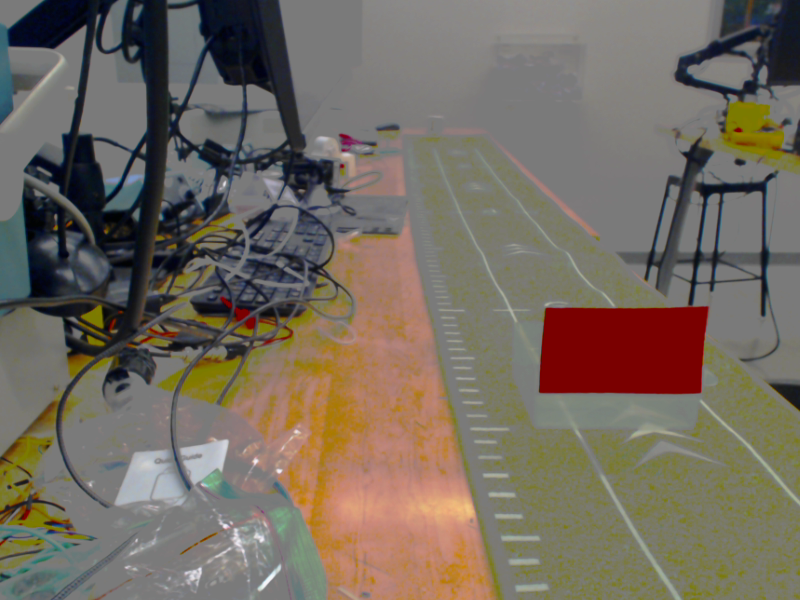
#> input picture python/2ft.png, 800 x 600 px
$ jupyter execute --allow-errors img_array.ipynb
#> lines starting #> are read from the running program, lines starting #| are printed output that depends on the picture; after the words box and inside, x2 and y2 are one past the last pixel; in counts of white or black regions, pixels touching at a corner belong together
[cell 1]
from PIL import Image
import numpy as np
import cv2
import matplotlib.pyplot as plt

def calculate_flag_area(image_path):
    img = cv2.imread(image_path)
    hsv_img = cv2.cvtColor(img, cv2.COLOR_BGR2HSV)
    lower_red = np.array([0, 120, 70])
    upper_red = np.array([10, 255, 255])
    combined_mask = cv2.inRange(hsv_img, lower_red, upper_red)

    contours, _ = cv2.findContours(combined_mask, cv2.RETR_EXTERNAL, cv2.CHAIN_APPROX_SIMPLE)
    if not contours:
        return 0

    largest_contour = max(contours, key=cv2.contourArea)
    largest_contour_mask = np.zeros_like(combined_mask)
    cv2.drawContours(largest_contour_mask, [largest_contour], -1, 255, thickness=cv2.FILLED)
    flag_area = cv2.contourArea(largest_contour)
    plt.figure()
    plt.imshow(largest_contour_mask)
    return np.sqrt(flag_area)

area_2ft = calculate_flag_area('2ft.png')
#> in calculate_flag_area, img is the input picture: shape (600, 800, 3); mean B, G, R 95.5, 106.7, 115.9
#> in calculate_flag_area, `combined_mask = cv2.inRange(hsv_img, lower_red, upper_red)`:
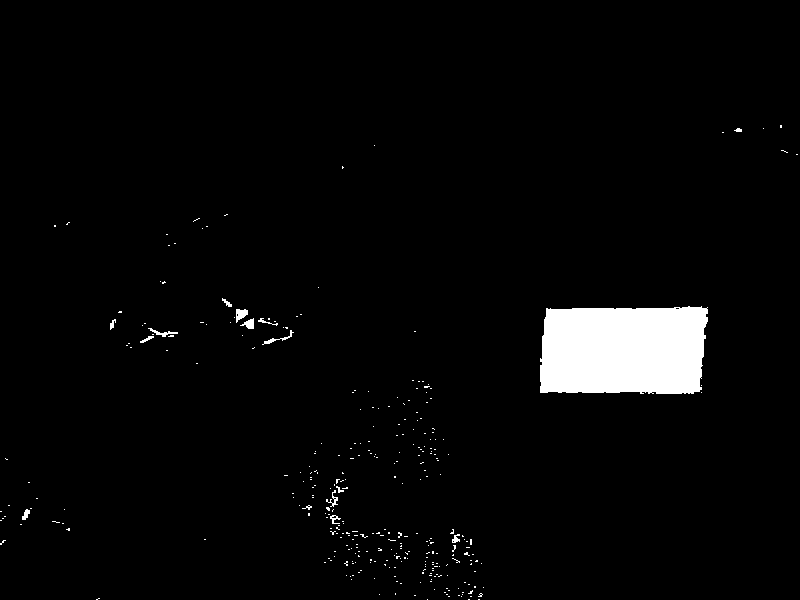
#> combined_mask: shape (600, 800); 3.2% white; 324 white regions (308 under 20 px)
#> in calculate_flag_area, `contours, _ = cv2.findContours(combined_mask, cv2.RETR_EXTERNAL, cv2.C..`: contours = 324 contours, 312 with area under 20; largest, box (x1, y1, x2, y2) and area: (540, 306, 708, 394) 13458, (236, 309, 248, 323) 87, (240, 318, 254, 329) 64, (148, 328, 178, 337) 49, (262, 330, 294, 345) 45
#> in calculate_flag_area, `largest_contour = max(contours, key=cv2.contourArea)`: largest_contour = contour of 147 points, box (x1, y1, x2, y2) (540, 306, 708, 394), area 13458
#> in calculate_flag_area, `flag_area = cv2.contourArea(largest_contour)`: flag_area = 13457.5
#> area_2ft = 116
area_3ft = calculate_flag_area('3ft.png')
#> call 2 of calculate_flag_area, with image_path = '3ft.png'
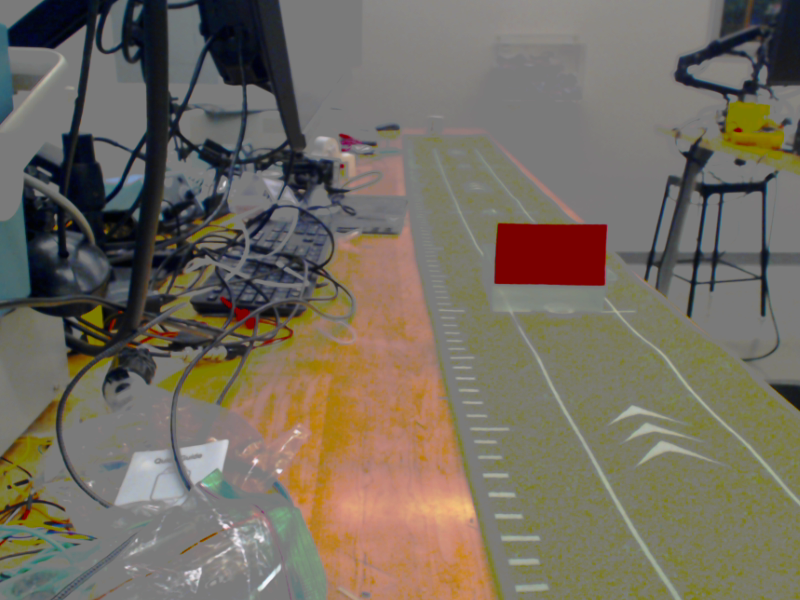
#> input picture python/3ft.png, 800 x 600 px
#> in calculate_flag_area, img is the input picture: shape (600, 800, 3); mean B, G, R 96, 108.4, 115.8
#> in calculate_flag_area (call 2), `contours, _ = cv2.findContours(combined_mask, cv2.RETR_EXTERNAL, cv2.C..`: contours = 307 contours, 296 with area under 20; largest, box (x1, y1, x2, y2) and area: (494, 223, 606, 286) 6324, (232, 308, 248, 322) 98, (244, 317, 254, 329) 64, (330, 488, 340, 507) 54, (150, 328, 178, 338) 44
#> in calculate_flag_area (call 2), `largest_contour = max(contours, key=cv2.contourArea)`: largest_contour = contour of 100 points, box (x1, y1, x2, y2) (494, 223, 606, 286), area 6324
#> in calculate_flag_area (call 2), `flag_area = cv2.contourArea(largest_contour)`: flag_area = 6324.5
#> area_3ft = 79.53
area_4ft = calculate_flag_area('4ft.png')
#> call 3 of calculate_flag_area, with image_path = '4ft.png'
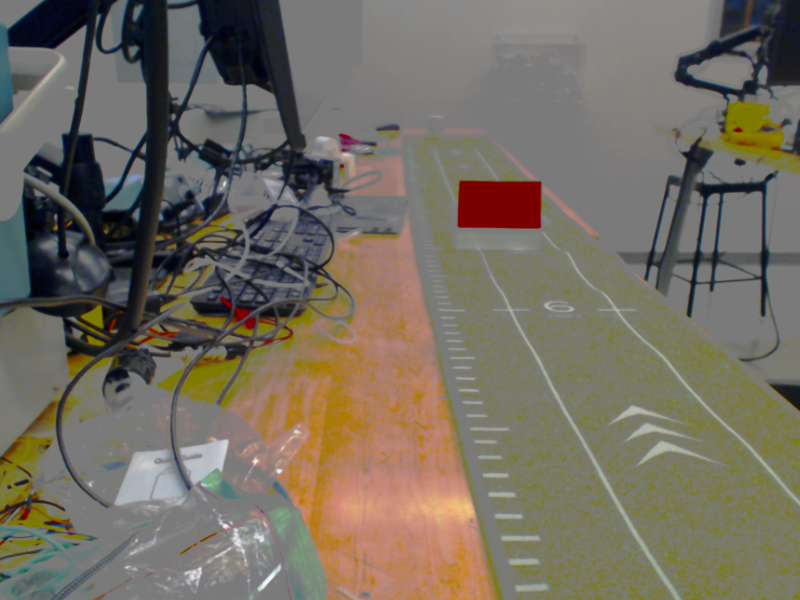
#> input picture python/4ft.png, 800 x 600 px
#> in calculate_flag_area, img is the input picture: shape (600, 800, 3); mean B, G, R 96.9, 109.2, 115.9
#> in calculate_flag_area (call 3), `contours, _ = cv2.findContours(combined_mask, cv2.RETR_EXTERNAL, cv2.C..`: contours = 355 contours, 345 with area under 20; largest, box (x1, y1, x2, y2) and area: (458, 181, 542, 229) 3686, (236, 308, 248, 322) 88, (242, 318, 254, 329) 60, (148, 328, 178, 337) 49, (22, 509, 30, 520) 32
#> in calculate_flag_area (call 3), `largest_contour = max(contours, key=cv2.contourArea)`: largest_contour = contour of 75 points, box (x1, y1, x2, y2) (458, 181, 542, 229), area 3686
#> in calculate_flag_area (call 3), `flag_area = cv2.contourArea(largest_contour)`: flag_area = 3685.5
#> area_4ft = 60.71
area_5ft = calculate_flag_area('5ft.png')
#> call 4 of calculate_flag_area, with image_path = '5ft.png'
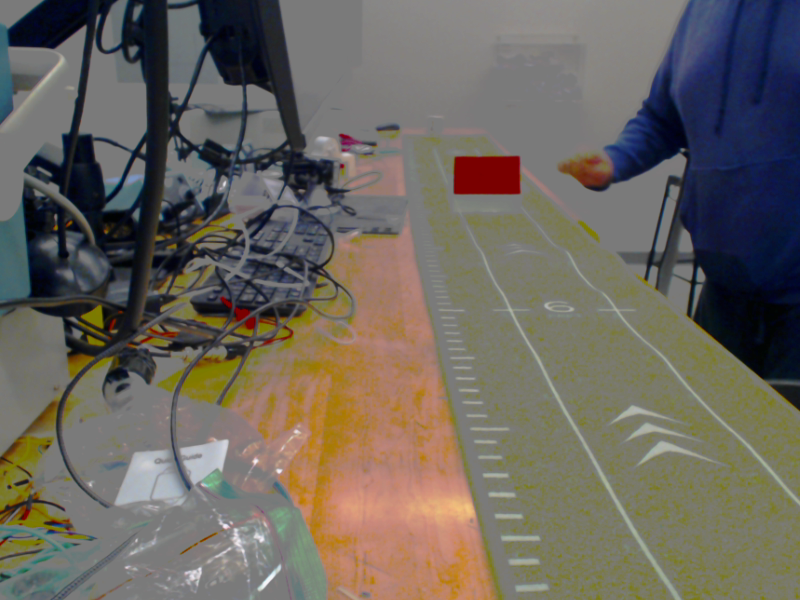
#> input picture python/5ft.png, 800 x 600 px
#> in calculate_flag_area, img is the input picture: shape (600, 800, 3); mean B, G, R 93.9, 102, 107.4
#> in calculate_flag_area (call 4), `contours, _ = cv2.findContours(combined_mask, cv2.RETR_EXTERNAL, cv2.C..`: contours = 302 contours, 289 with area under 20; largest, box (x1, y1, x2, y2) and area: (454, 156, 521, 195) 2236, (578, 164, 610, 186) 314, (236, 308, 248, 322) 94, (244, 317, 256, 329) 68, (150, 327, 180, 338) 52
#> in calculate_flag_area (call 4), `largest_contour = max(contours, key=cv2.contourArea)`: largest_contour = contour of 97 points, box (x1, y1, x2, y2) (454, 156, 521, 195), area 2236
#> in calculate_flag_area (call 4), `flag_area = cv2.contourArea(largest_contour)`: flag_area = 2235.5
#> area_5ft = 47.28
area_6ft = calculate_flag_area('6ft.png')
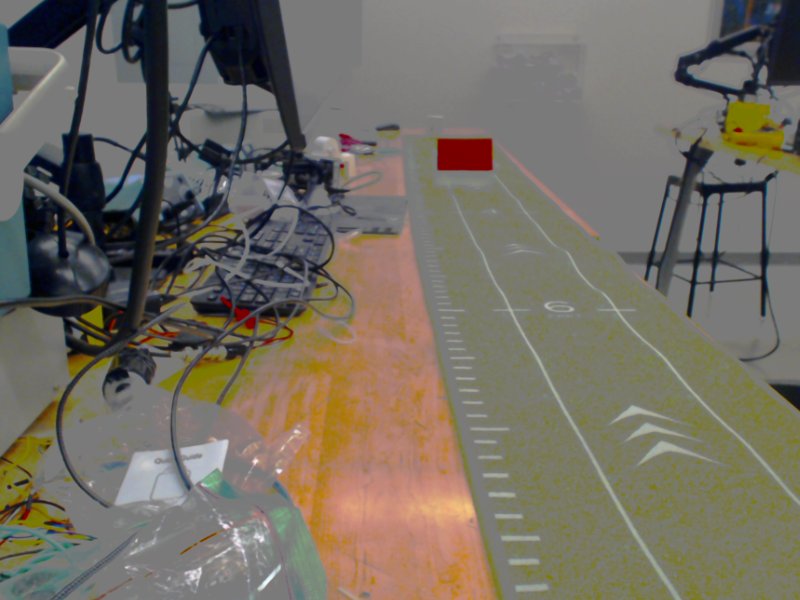
#> input picture python/6ft.png, 800 x 600 px
#> in calculate_flag_area, img is the input picture: shape (600, 800, 3); mean B, G, R 98, 109.4, 115.4
#> in calculate_flag_area (call 5), `combined_mask = cv2.inRange(hsv_img, lower_red, upper_red)`:
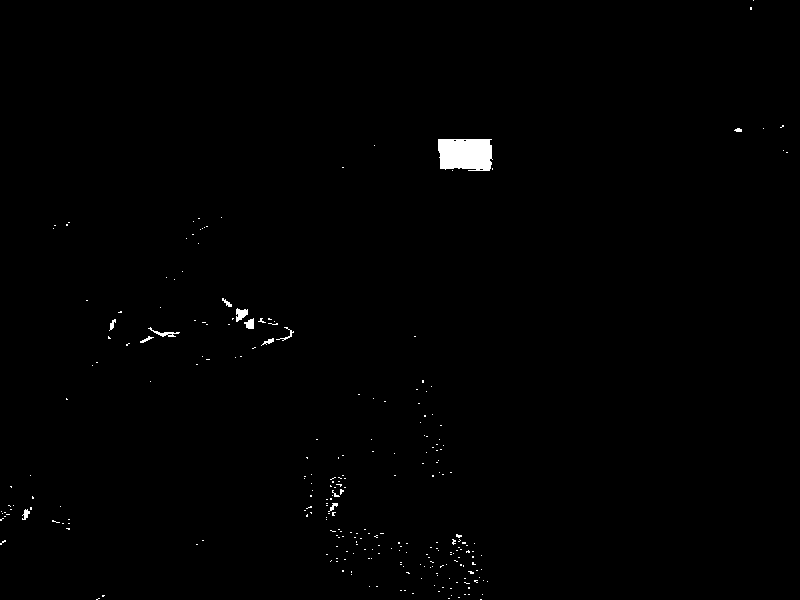
#> combined_mask: shape (600, 800); 0.6% white; 263 white regions (250 under 20 px)
#> in calculate_flag_area (call 5), `contours, _ = cv2.findContours(combined_mask, cv2.RETR_EXTERNAL, cv2.C..`: contours = 263 contours, 253 with area under 20; largest, box (x1, y1, x2, y2) and area: (438, 139, 493, 171) 1508, (236, 308, 248, 322) 85, (148, 327, 180, 337) 59, (244, 318, 254, 329) 58, (22, 509, 30, 520) 32
#> in calculate_flag_area (call 5), `largest_contour = max(contours, key=cv2.contourArea)`: largest_contour = contour of 42 points, box (x1, y1, x2, y2) (438, 139, 493, 171), area 1508
#> in calculate_flag_area (call 5), `cv2.drawContours(largest_contour_mask, [largest_contour], -1, 255, thi..`:
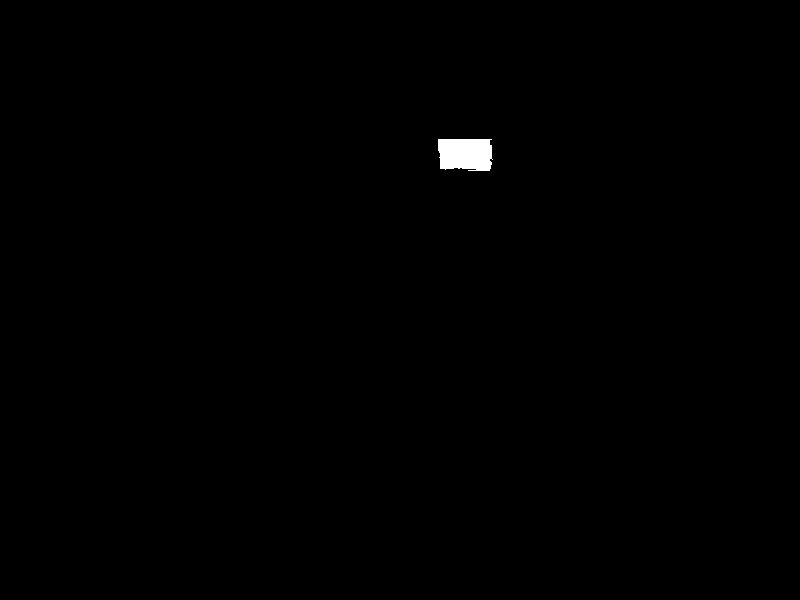
#> largest_contour_mask: shape (600, 800); 0.33% white; 1 white region
#> in calculate_flag_area (call 5), `flag_area = cv2.contourArea(largest_contour)`: flag_area = 1507.5
#> area_6ft = 38.83
#> (the rest of this cell did not finish here and is left out)

[cell 2]
import matplotlib.pyplot as plt
import cv2
import numpy as np

def calculate_flag_area(image_path, ax):
    img = cv2.imread(image_path)
    hsv_img = cv2.cvtColor(img, cv2.COLOR_BGR2HSV)
    lower_red = np.array([0, 120, 70])
    upper_red = np.array([10, 255, 255])
    combined_mask = cv2.inRange(hsv_img, lower_red, upper_red)

    contours, _ = cv2.findContours(combined_mask, cv2.RETR_EXTERNAL, cv2.CHAIN_APPROX_SIMPLE)
    if not contours:
        return 0

    largest_contour = max(contours, key=cv2.contourArea)
    largest_contour_mask = np.zeros_like(combined_mask)
    cv2.drawContours(largest_contour_mask, [largest_contour], -1, 255, thickness=cv2.FILLED)
    flag_area = cv2.contourArea(largest_contour)

    ax.imshow(largest_contour_mask)
    return np.sqrt(flag_area)

# Create a figure with 1 row and 8 columns for the subplots
fig, axs = plt.subplots(1, 8, figsize=(20, 5))

# List of image paths
image_paths = ['2ft.png', '3ft.png', '4ft.png', '5ft.png', '6ft.png', '7ft.png', '8ft.png', '9ft.png']

# Calculate area for each image and plot on the respective subplot
areas = []
#> (the rest of this cell did not finish here and is left out)

#> in calculate_flag_area, `contours, _ = cv2.findContours(combined_mask, cv2.RETR_EXTERNAL, cv2.C..`: contours = 324 contours, 312 with area under 20; largest, box (x1, y1, x2, y2) and area: (540, 306, 708, 394) 13458, (236, 309, 248, 323) 87, (240, 318, 254, 329) 64, (148, 328, 178, 337) 49, (262, 330, 294, 345) 45
#> in calculate_flag_area, `largest_contour = max(contours, key=cv2.contourArea)`: largest_contour = contour of 147 points, box (x1, y1, x2, y2) (540, 306, 708, 394), area 13458
#> in calculate_flag_area, `flag_area = cv2.contourArea(largest_contour)`: flag_area = 13457.5
#> `area = calculate_flag_area(image_path, axs[i])`: area = 116
    areas.append(area)

plt.tight_layout()
plt.show()

[cell 3]
def get_coefficients(file_path):
    with open(file_path, "r") as file:
        data = file.read()
        data = data.split(",")
        coefficients = [np.float64(x) for x in data]
        print(coefficients)
        return coefficients[0], coefficients[1]

#> (a cell that did not finish here is left out)

print('2ft.png')
print(predict_distance('2ft.png',a, b))
print('3ft.png')
print(predict_distance('3ft.png',a, b))
print('4ft.png')
print(predict_distance('4ft.png',a, b))
print('5ft.png')
print(predict_distance('5ft.png',a, b))
print('6ft.png')
print(predict_distance('6ft.png',a, b))
print('7ft.png')
print(predict_distance('7ft.png',a, b))
print('8ft.png')
print(predict_distance('8ft.png',a, b))
print('9ft.png')
print(predict_distance('9ft.png',a, b))

#> (a cell that did not finish here is left out)

[cell 6]
import cv2
import numpy as np
import matplotlib.pyplot as plt
from scipy import stats

# Function to find the center of the red rectangle in the image
def find_red_rectangle_center(image_path):
    # Load the image
    image = cv2.imread(image_path)
    # Convert to RGB
    image_rgb = cv2.cvtColor(image, cv2.COLOR_BGR2RGB)
    # Convert to HSV
    image_hsv = cv2.cvtColor(image, cv2.COLOR_BGR2HSV)

    # Define range of red color in HSV
    lower_red = np.array([0, 120, 70])
    upper_red = np.array([10, 255, 255])
    mask1 = cv2.inRange(image_hsv, lower_red, upper_red)

    lower_red = np.array([170, 120, 70])
    upper_red = np.array([180, 255, 255])
    mask2 = cv2.inRange(image_hsv, lower_red, upper_red)

    # Combine the masks
    mask = mask1 + mask2

    # Find contours in the mask
    contours, _ = cv2.findContours(mask, cv2.RETR_TREE, cv2.CHAIN_APPROX_SIMPLE)

    # Find the largest contour and its center
    if contours:
        largest_contour = max(contours, key=cv2.contourArea)
        M = cv2.moments(largest_contour)
        if M["m00"] != 0:
            cX = int(M["m10"] / M["m00"])
            cY = int(M["m01"] / M["m00"])
        else:
            cX, cY = 0, 0
        return cX, cY
    else:
        return None, None

# Paths of the images
image_paths = [f'{distance}ft.png' for distance in range(2, 10)]
#> image_paths = ['2ft.png', '3ft.png', '4ft.png', '5ft.png', '6ft.png', '7ft.png', '8ft.png', '9ft.png']

# Dictionary to hold the data
data = {"distance": [], "x": [], "y": []}

# Process each image and gather data
#> (the rest of this cell did not finish here and is left out)

#> in find_red_rectangle_center, `contours, _ = cv2.findContours(mask, cv2.RETR_TREE, cv2.CHAIN_APPROX_S..`: contours = 328 contours, 316 with area under 20; largest, box (x1, y1, x2, y2) and area: (540, 306, 709, 394) 13644, (234, 307, 250, 323) 129, (240, 317, 256, 329) 92, (262, 330, 294, 345) 54, (148, 328, 178, 337) 53
#> in find_red_rectangle_center, `largest_contour = max(contours, key=cv2.contourArea)`: largest_contour = contour of 44 points, box (x1, y1, x2, y2) (540, 306, 709, 394), area 13644
#> in find_red_rectangle_center, `M = cv2.moments(largest_contour)`: M = moments, m00 13643.5, centre m10/m00, m01/m00 = (623.1, 350)
#> in find_red_rectangle_center, `cX = int(M["m10"] / M["m00"])`: cX = 623
#> in find_red_rectangle_center, `cY = int(M["m01"] / M["m00"])`: cY = 350
#> `x, y = find_red_rectangle_center(image_path)`: x = 623; y = 350
    if x is not None and y is not None:
        data["distance"].append(distance)
        data["x"].append(x)
        data["y"].append(y)

data

[cell 7]
from sklearn.linear_model import LinearRegression

# Convert the lists to numpy arrays for sklearn
distances = np.array(data['distance']).reshape(-1, 1)
#> distances = [2, 3, 4, 5, 6]
x_coordinates = np.array(data['x'])
y_coordinates = np.array(data['y'])

# Create linear regression objects
reg_x = LinearRegression()
reg_y = LinearRegression()

# Train the models
reg_x.fit(distances, x_coordinates)
reg_y.fit(distances, y_coordinates)

# Get the coefficients and intercepts for the equations
x_slope = reg_x.coef_[0]
x_intercept = reg_x.intercept_
y_slope = reg_y.coef_[0]
y_intercept = reg_y.intercept_

# Create the equations as strings for easy interpretation
equation_x = f'y = {x_slope:.2f}x + {x_intercept:.2f}'
equation_y = f'y = {y_slope:.2f}x + {y_intercept:.2f}'

equation_x, equation_y, reg_x.score(distances, x_coordinates), reg_y.score(distances, y_coordinates)
#> Out = ('y = -38.30x + 677.80', 'y = -47.20x + 416.00', 0.906, 0.908)

[cell 8]
import matplotlib.pyplot as plt
import numpy as np
from sklearn.linear_model import LinearRegression

# Data points
distances = [2, 3, 4, 5, 6, 7, 8, 9]
x_coordinates = [623, 551, 499, 486, 464, 456, 444, 441]
y_coordinates = [350, 254, 204, 174, 154, 139, 127, 118]

# Create linear regression models
reg_x = LinearRegression().fit(np.array(distances).reshape(-1, 1), x_coordinates)
reg_y = LinearRegression().fit(np.array(distances).reshape(-1, 1), y_coordinates)

# Generate a range of distances from 0 to 10 for predictions
plot_distances = np.arange(0, 11).reshape(-1, 1)
predicted_x = reg_x.predict(plot_distances)
predicted_y = reg_y.predict(plot_distances)

# Load an image where you want to overlay the plot
image_path = '9ft.png'  # Replace with your image path
image = plt.imread(image_path)
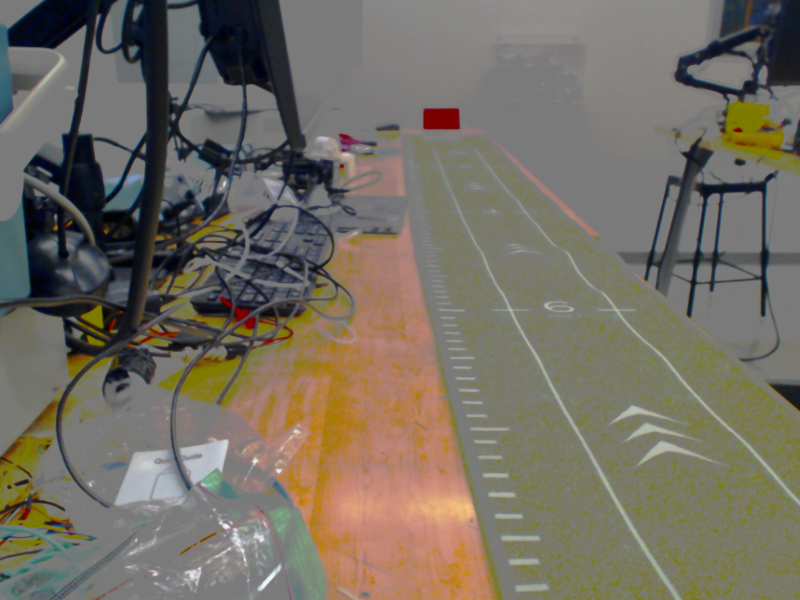
#> input picture python/9ft.png, 800 x 600 px
#> image is the input picture: shape (600, 800, 3) float32; mean R, G, B 0.456, 0.433, 0.387

# Create a figure and axis for plotting
fig, ax = plt.subplots(figsize=(10, 8))
ax.imshow(image)
ax.plot(predicted_x, predicted_y, 'yo-', label='Predicted center of rectangle')

# Annotate the plot with distance markers
for dist, (x, y) in zip(distances, zip(predicted_x, predicted_y)):
    ax.annotate(f'{dist}ft', (x, y), textcoords="offset points", xytext=(0,10), ha='center')

# Display the plot
plt.show()
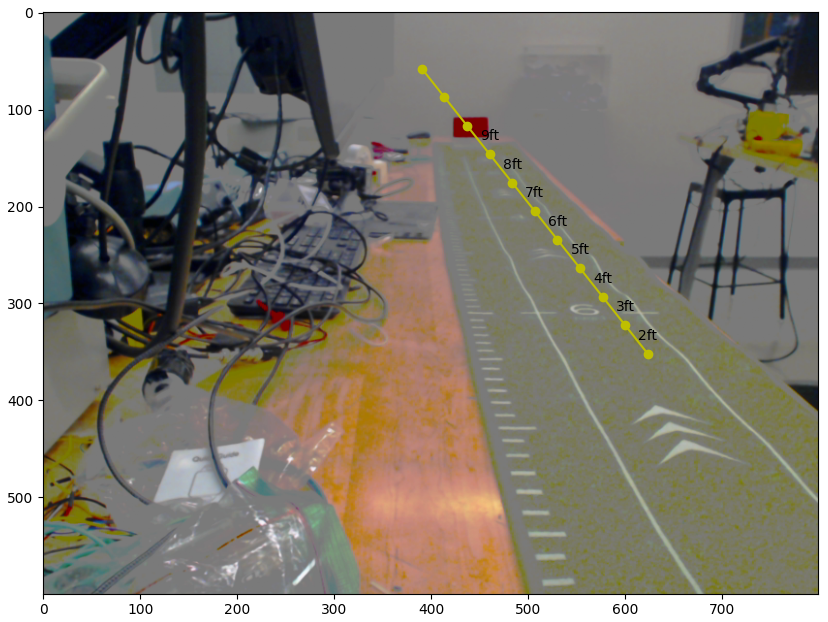
#> figure drawn by matplotlib, 1 panel
